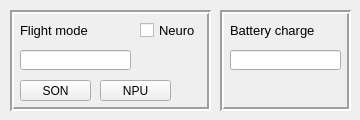
     <widget class="QWidget" name="Controls">
      <attribute name="title">
       <string>Controls</string>
      </attribute>
      <widget class="QFrame" name="frame_16">
       <property name="geometry">
        <rect>
         <x>10</x>
         <y>10</y>
         <width>201</width>
         <height>101</height>
        </rect>
       </property>
       <property name="frameShape">
        <enum>QFrame::Box</enum>
       </property>
       <property name="frameShadow">
        <enum>QFrame::Sunken</enum>
       </property>
       <property name="lineWidth">
        <number>2</number>
       </property>
       <widget class="QLabel" name="label_45">
        <property name="geometry">
         <rect>
          <x>10</x>
          <y>10</y>
          <width>91</width>
          <height>20</height>
         </rect>
        </property>
        <property name="font">
         <font>
          <pointsize>10</pointsize>
          <weight>50</weight>
          <bold>false</bold>
         </font>
        </property>
        <property name="text">
         <string>Flight mode</string>
        </property>
       </widget>
       <widget class="QLineEdit" name="ledit_mode_2">
        <property name="geometry">
         <rect>
          <x>10</x>
          <y>40</y>
          <width>111</width>
          <height>20</height>
         </rect>
        </property>
        <property name="sizePolicy">
         <sizepolicy hsizetype="Fixed" vsizetype="Fixed">
          <horstretch>0</horstretch>
          <verstretch>0</verstretch>
         </sizepolicy>
        </property>
       </widget>
       <widget class="QPushButton" name="btnSON">
        <property name="geometry">
         <rect>
          <x>10</x>
          <y>70</y>
          <width>71</width>
          <height>21</height>
         </rect>
        </property>
        <property name="sizePolicy">
         <sizepolicy hsizetype="Fixed" vsizetype="Fixed">
          <horstretch>0</horstretch>
          <verstretch>0</verstretch>
         </sizepolicy>
        </property>
        <property name="text">
         <string>SON</string>
        </property>
       </widget>
       <widget class="QPushButton" name="btnNPU">
        <property name="geometry">
         <rect>
          <x>90</x>
          <y>70</y>
          <width>71</width>
          <height>21</height>
         </rect>
        </property>
        <property name="sizePolicy">
         <sizepolicy hsizetype="Fixed" vsizetype="Fixed">
          <horstretch>0</horstretch>
          <verstretch>0</verstretch>
         </sizepolicy>
        </property>
        <property name="text">
         <string>NPU</string>
        </property>
       </widget>
       <widget class="QCheckBox" name="cbox_Neuro">
        <property name="enabled">
         <bool>true</bool>
        </property>
        <property name="geometry">
         <rect>
          <x>130</x>
          <y>10</y>
          <width>61</width>
          <height>21</height>
         </rect>
        </property>
        <property name="font">
         <font>
          <pointsize>10</pointsize>
         </font>
        </property>
        <property name="text">
         <string>Neuro</string>
        </property>
        <property name="checked">
         <bool>false</bool>
        </property>
       </widget>
      </widget>
      <widget class="QFrame" name="frame_17">
       <property name="geometry">
        <rect>
         <x>220</x>
         <y>10</y>
         <width>131</width>
         <height>101</height>
        </rect>
       </property>
       <property name="frameShape">
        <enum>QFrame::Box</enum>
       </property>
       <property name="frameShadow">
        <enum>QFrame::Sunken</enum>
       </property>
       <property name="lineWidth">
        <number>2</number>
       </property>
       <widget class="QLabel" name="label_46">
        <property name="geometry">
         <rect>
          <x>10</x>
          <y>10</y>
          <width>91</width>
          <height>20</height>
         </rect>
        </property>
        <property name="font">
         <font>
          <pointsize>10</pointsize>
          <weight>50</weight>
          <bold>false</bold>
         </font>
        </property>
        <property name="text">
         <string>Battery charge</string>
        </property>
       </widget>
       <widget class="QLineEdit" name="ledit_battery">
        <property name="geometry">
         <rect>
          <x>10</x>
          <y>40</y>
          <width>111</width>
          <height>20</height>
         </rect>
        </property>
        <property name="sizePolicy">
         <sizepolicy hsizetype="Fixed" vsizetype="Fixed">
          <horstretch>0</horstretch>
          <verstretch>0</verstretch>
         </sizepolicy>
        </property>
       </widget>
       <widget class="QLabel" name="label_battery">
        <property name="geometry">
         <rect>
          <x>50</x>
          <y>70</y>
          <width>31</width>
          <height>20</height>
         </rect>
        </property>
        <property name="text">
         <string/>
        </property>
       </widget>
      </widget>
     </widget>
